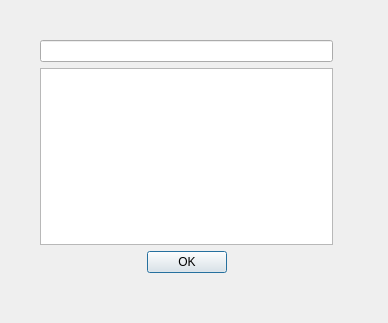
<?xml version="1.0" encoding="UTF-8"?>
<ui version="4.0">
 <class>DialogK</class>
 <widget class="QDialog" name="DialogK">
  <property name="geometry">
   <rect>
    <x>0</x>
    <y>0</y>
    <width>388</width>
    <height>323</height>
   </rect>
  </property>
  <property name="windowTitle">
   <string>Dialog</string>
  </property>
  <widget class="QWidget" name="">
   <property name="geometry">
    <rect>
     <x>40</x>
     <y>40</y>
     <width>293</width>
     <height>233</height>
    </rect>
   </property>
   <layout class="QGridLayout" name="gridLayout">
    <item row="2" column="0">
     <layout class="QHBoxLayout" name="horizontalLayout">
      <item>
       <spacer name="horizontalSpacer">
        <property name="orientation">
         <enum>Qt::Horizontal</enum>
        </property>
        <property name="sizeHint" stdset="0">
         <size>
          <width>40</width>
          <height>20</height>
         </size>
        </property>
       </spacer>
      </item>
      <item>
       <widget class="QPushButton" name="pushButton">
        <property name="text">
         <string>OK</string>
        </property>
       </widget>
      </item>
      <item>
       <layout class="QVBoxLayout" name="verticalLayout"/>
      </item>
      <item>
       <spacer name="horizontalSpacer_2">
        <property name="orientation">
         <enum>Qt::Horizontal</enum>
        </property>
        <property name="sizeHint" stdset="0">
         <size>
          <width>40</width>
          <height>20</height>
         </size>
        </property>
       </spacer>
      </item>
     </layout>
    </item>
    <item row="1" column="0">
     <widget class="QListWidget" name="listWidget"/>
    </item>
    <item row="0" column="0">
     <widget class="QLineEdit" name="lineEdit"/>
    </item>
   </layout>
  </widget>
 </widget>
 <resources/>
 <connections/>
</ui>
